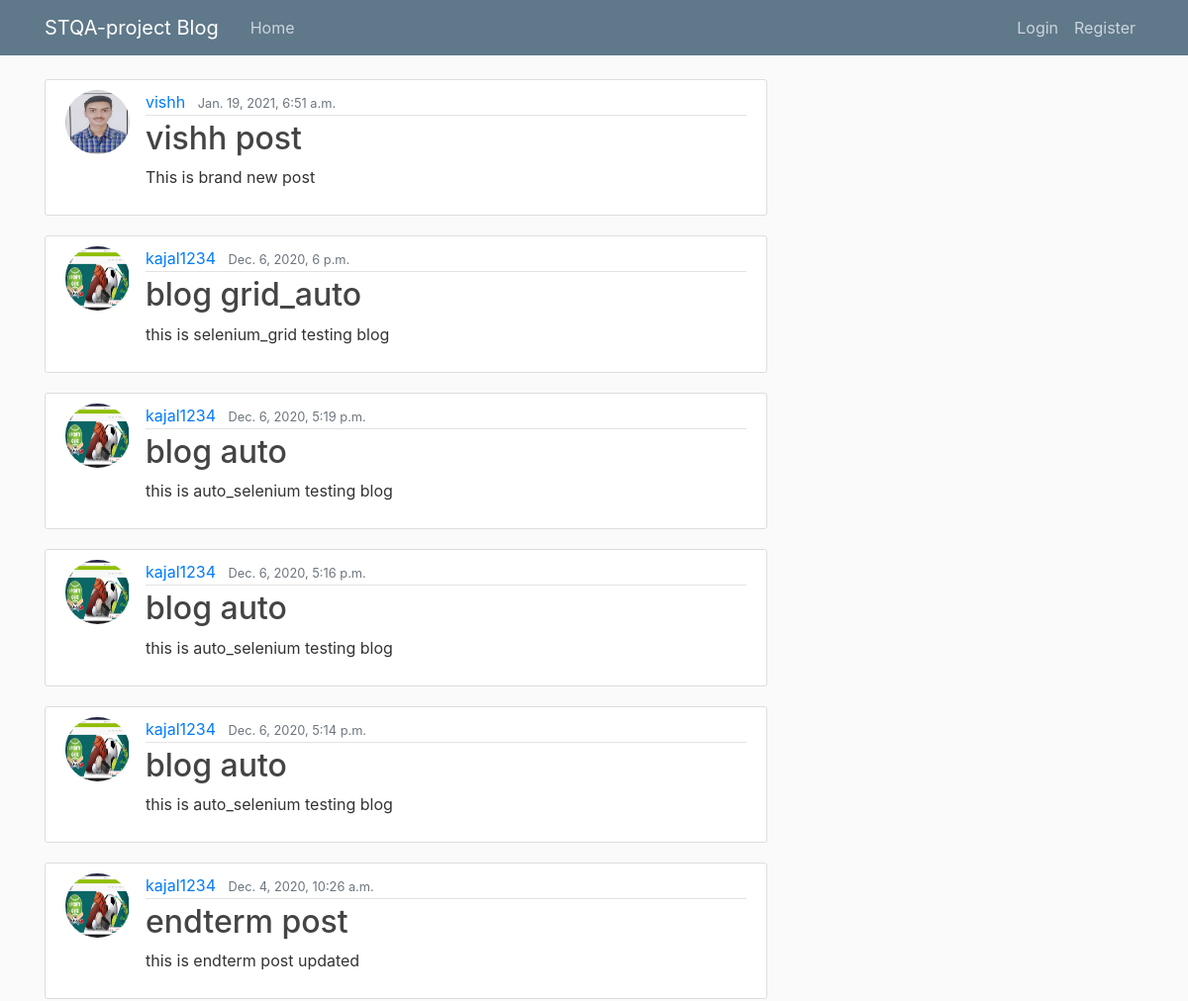
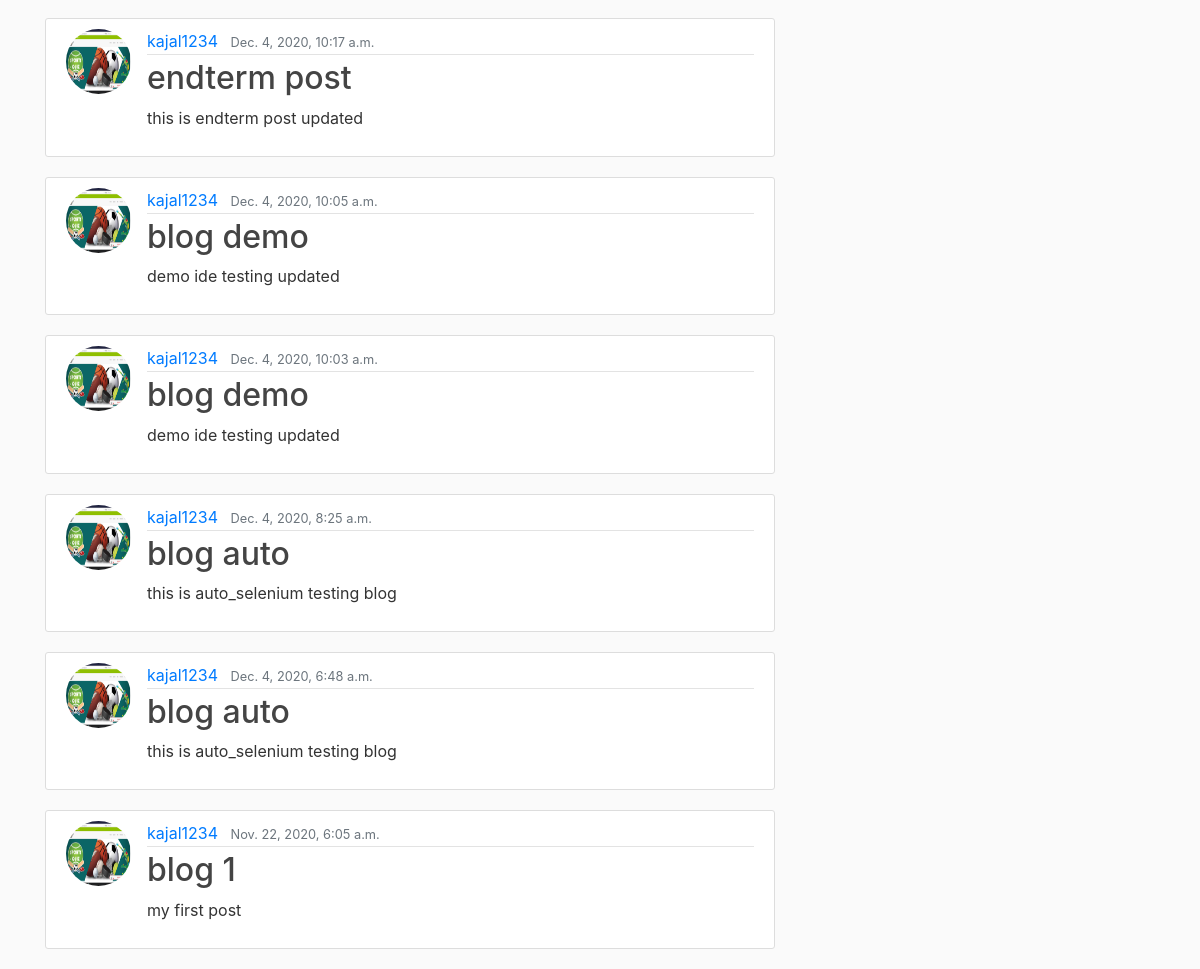
The page / on the database its author committed (2 pictures, top to bottom).
### blog/models.py (models this page shows, shortened)
class Post(models.Model):
    title = models.CharField(max_length=100)
    content = models.TextField()
    date = models.DateTimeField(default=timezone.now)
    author = models.ForeignKey(User, on_delete = models.CASCADE)

### users/models.py (models this page shows, shortened)
class Profile(models.Model):
    user = models.OneToOneField(User, on_delete=models.CASCADE)
    image = models.ImageField(default='default.png',upload_to='profile_pics')

### blog/views.py (the view)
# urls.py: path('', PostListView.as_view(), name='blog-home'),
class PostListView(ListView):
    model = Post
    template_name = 'blog/home.html' # <app>/<model>_<viewtype>.html
    context_object_name = 'posts'
    ordering = ['-date']

### blog/templates/blog/home.html
{%extends "blog/base.html"%}
{%block content%}
    {% for post in posts %}
    <article class="media content-section">
        <img class="rounded-circle article-img" src="{{post.author.profile.image.url}}">
        <div class="media-body">
          <div class="article-metadata">
            <a class="mr-2" href="#">{{ post.author }}</a>
            <small class="text-muted">{{ post.date }}</small>
          </div>
          <h2><a class="article-title" href="{% url 'post-detail' post.id %}">{{ post.title }}</a></h2>
          <p class="article-content">{{ post.content }}</p>
        </div>
      </article>
    {% endfor %}
{%endblock content%}

### blog/templates/blog/base.html (shortened to what this page needs)
{%load static%}
<!DOCTYPE html>
<html>
    <head>
    <link rel="stylesheet" href="https://stackpath.bootstrapcdn.com/bootstrap/4.3.1/css/bootstrap.min.css">
        <link rel="stylesheet" type="text/css" href="{%static 'blog/main.css'%}">
    </head>
<body>
    <header class="site-header">
        <nav class="navbar navbar-expand-md navbar-dark bg-steel fixed-top">
          <div class="container">
            <a class="navbar-brand mr-4" href="{% url 'blog-home'%}">STQA-project Blog</a>
            <div class="collapse navbar-collapse" id="navbarToggle">
              <div class="navbar-nav mr-auto">
                <a class="nav-item nav-link" href="{% url 'blog-home'%}">Home</a>
              </div>
              <div class="navbar-nav">
                {%if user.is_authenticated%}
                  <a class="nav-item nav-link" href="{% url 'post-create'%}">New Post</a>
                  <a class="nav-item nav-link" href="{% url 'profile'%}">Profile</a>
                  <a class="nav-item nav-link" href="{% url 'logout'%}">Logout</a>
                {%else%}
                  <a class="nav-item nav-link" href="{% url 'login'%}">Login</a>
                  <a class="nav-item nav-link" href="{%url 'register'%}">Register</a>
                {%endif%}
              </div>
            </div>
          </div>
        </nav>
      </header>
      <main role="main" class="container">
        <div class="row">
          <div class="col-md-8">
            {% block content %}{% endblock %}
          </div>
        </div>
      </main>
</body>
</html>

### blog/static/blog/main.css (style rules this page uses)
body { background: #fafafa; color: #333333; margin-top: 5rem; }
h1, h2, h3, h4, h5, h6 { color: #444444; }
.bg-steel { background-color: #5f788a; }
.site-header .navbar-nav .nav-link { color: #cbd5db; }
.content-section { background: #ffffff; padding: 10px 20px; border: 1px solid #dddddd; border-radius: 3px; margin-bottom: 20px; }
.article-title { color: #444444; }
.article-content { white-space: pre-line; }
.article-img { height: 65px; width: 65px; margin-right: 16px; }
.article-metadata { padding-bottom: 1px; margin-bottom: 4px; border-bottom: 1px solid #e3e3e3 }

### rows shown on the page
Post: author.profile.image (picture), author "vishh", date "Jan. 19, 2021, 6:51 a.m.", title "vishh post", content "This is brand new post"
Post: author.profile.image (picture), author "kajal1234", date "Dec. 6, 2020, 6 p.m.", title "blog grid_auto", content "this is selenium_grid testing blog"
Post: author.profile.image (picture), author "kajal1234", date "Dec. 6, 2020, 5:19 p.m.", title "blog auto", content "this is auto_selenium testing blog"
Post: author.profile.image (picture), author "kajal1234", date "Dec. 6, 2020, 5:16 p.m.", title "blog auto", content "this is auto_selenium testing blog"
Post: author.profile.image (picture), author "kajal1234", date "Dec. 6, 2020, 5:14 p.m.", title "blog auto", content "this is auto_selenium testing blog"
Post: author.profile.image (picture), author "kajal1234", date "Dec. 4, 2020, 10:26 a.m.", title "endterm post", content "this is endterm post updated"
Post: author.profile.image (picture), author "kajal1234", date "Dec. 4, 2020, 10:17 a.m.", title "endterm post", content "this is endterm post updated"
Post: author.profile.image (picture), author "kajal1234", date "Dec. 4, 2020, 10:05 a.m.", title "blog demo", content "demo ide testing updated"
Post: author.profile.image (picture), author "kajal1234", date "Dec. 4, 2020, 10:03 a.m.", title "blog demo", content "demo ide testing updated"
Post: author.profile.image (picture), author "kajal1234", date "Dec. 4, 2020, 8:25 a.m.", title "blog auto", content "this is auto_selenium testing blog"
Post: author.profile.image (picture), author "kajal1234", date "Dec. 4, 2020, 6:48 a.m.", title "blog auto", content "this is auto_selenium testing blog"
Post: author.profile.image (picture), author "kajal1234", date "Nov. 22, 2020, 6:05 a.m.", title "blog 1", content "my first post"
